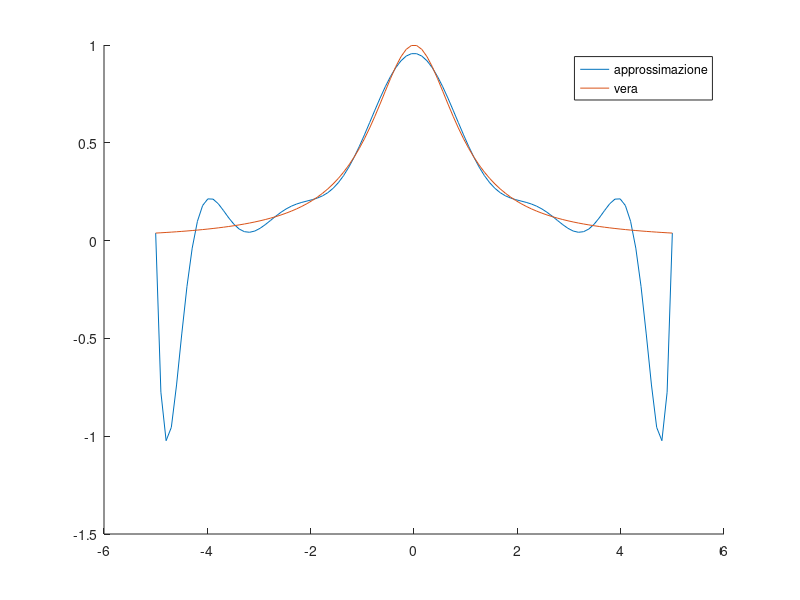

Write MATLAB code to recreate this figure.
%% 2

clc
clear
close all

f = @(x) 1./(1+x.^2);
a = -5;
b = 5;

n = 13;

spazio = linspace(a, b, n+1)';
p = polyfit(spazio, f(spazio), n);

spazioBello = linspace(a, b);
val = polyval(p,spazioBello);

figure
hold on
plot(spazioBello, val)
plot(spazioBello, f(spazioBello))

legend("approssimazione", "vera")

%% 4
clc
clear
close all












